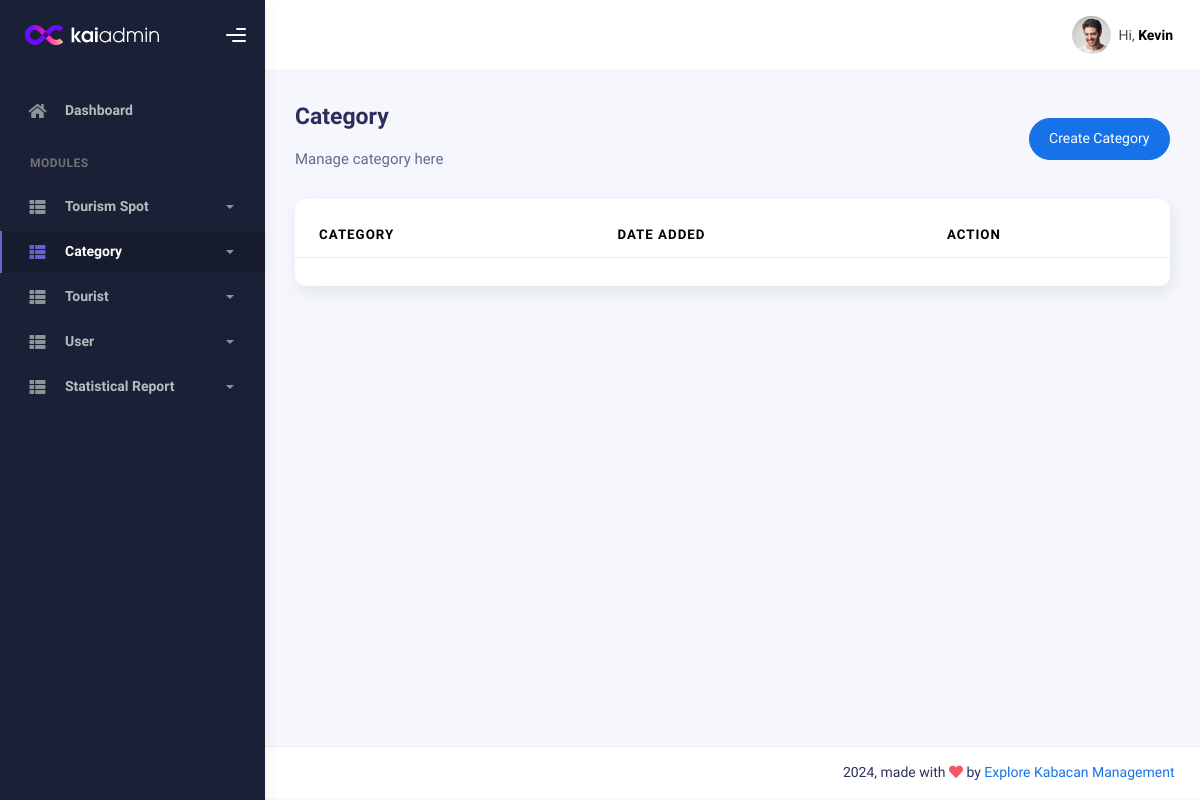
The page /category/list (signed in) on the database as committed earlier.
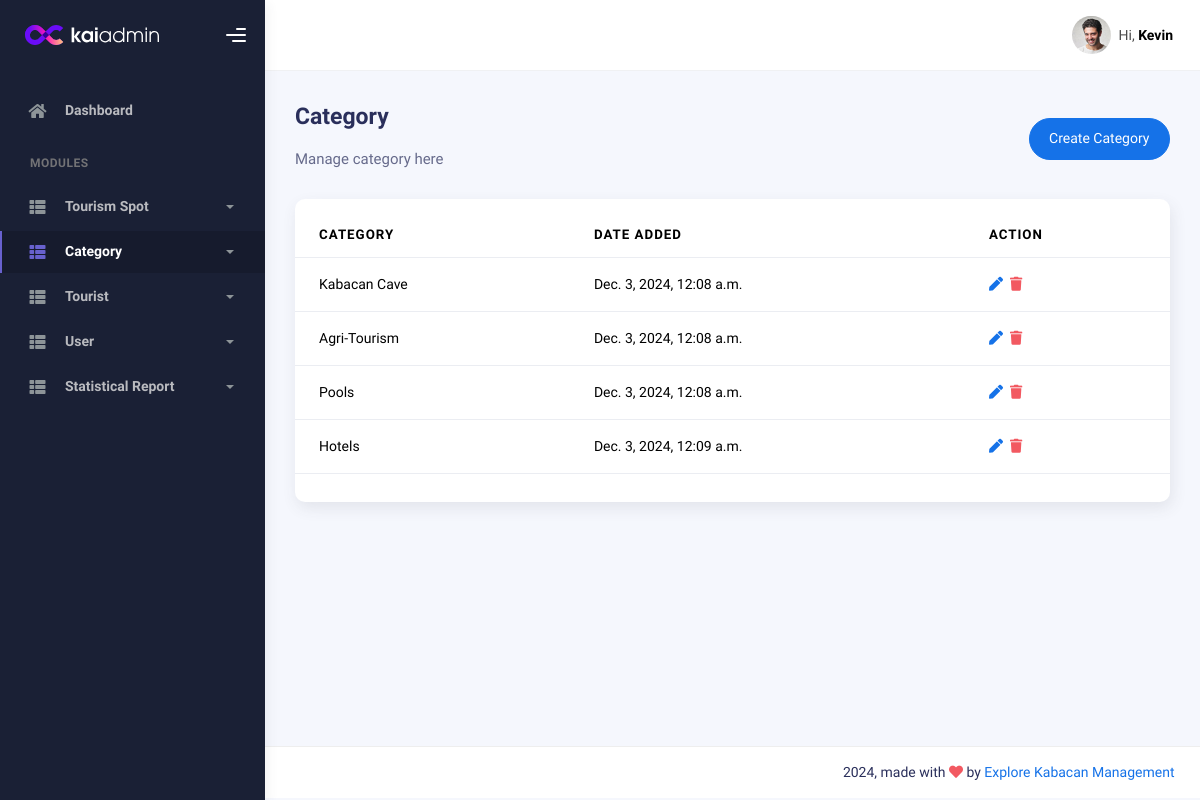
The same page on the database as committed later.
### explore_kabacan_app/models.py (models this page shows, shortened)
class SpotCategory(models.Model):
    category = models.CharField(max_length=255, blank=False, null=False)
    date_added = models.DateTimeField(auto_now_add=True)
    class Meta:
        db_table = "spot_category_tbl"
        verbose_name = "Spot Category"
        verbose_name_plural = "Spot Categories"

### explore_kabacan_app/views.py (the view)
# urls.py: path("category/list", SpotCategoryView.as_view(), name="category"),
class SpotCategoryView(CustomLoginRequiredMixin, View):
    template_name = "category.html"
    def get(self, request, *args, **kwargs):
        context = {}
        context["categories"] = SpotCategory.objects.all()
        return render(request, self.template_name, context)

### explore_kabacan_app/templates/category.html (shortened to what this page needs)
{% extends './includes/base.html' %}
{% block content %}
<div class="page-inner">
    <div class="d-flex align-items-left align-items-md-center flex-column flex-md-row pt-2 pb-4">
        <div>
            <h3 class="fw-bold mb-3">Category</h3>
            <h6 class="op-7 mb-2">Manage category here</h6>
        </div>
        <div class="ms-md-auto py-2 py-md-0">
            <a href="{% url 'add_category' %}" class="btn btn-primary btn-round">Create Category</a>
        </div>
    </div>
    <div class="card py-3">
        <table class="table" id="datatable">
            <thead>
                <tr>
                    <th>Category</th>
                    <th>Date Added</th>
                    <th>Action</th>
                </tr>
            </thead>
            <tbody>
                {% for category in categories %}
                <tr>
                    <td>{{ category.category }}</td>
                    <td>{{ category.date_added }}</td>
                    <td class="d-flex align-items-left justify-content-start gap-2">
                        <a href="">
                            <i class="fas fa-pen"></i>
                        </a>
                        <a href="">
                            <i class="fas fa-trash text-danger"></i>
                        </a>
                    </td>
                </tr>
                {% endfor %}
            </tbody>
        </table>
    </div>
</div>
{% endblock %}

Rows that differ between the two databases and show on the page:
added SpotCategory: category "Kabacan Cave", date_added "Dec. 3, 2024, 12:08 a.m."
added SpotCategory: category "Agri-Tourism", date_added "Dec. 3, 2024, 12:08 a.m."
added SpotCategory: category "Pools", date_added "Dec. 3, 2024, 12:08 a.m."
added SpotCategory: category "Hotels", date_added "Dec. 3, 2024, 12:09 a.m."
